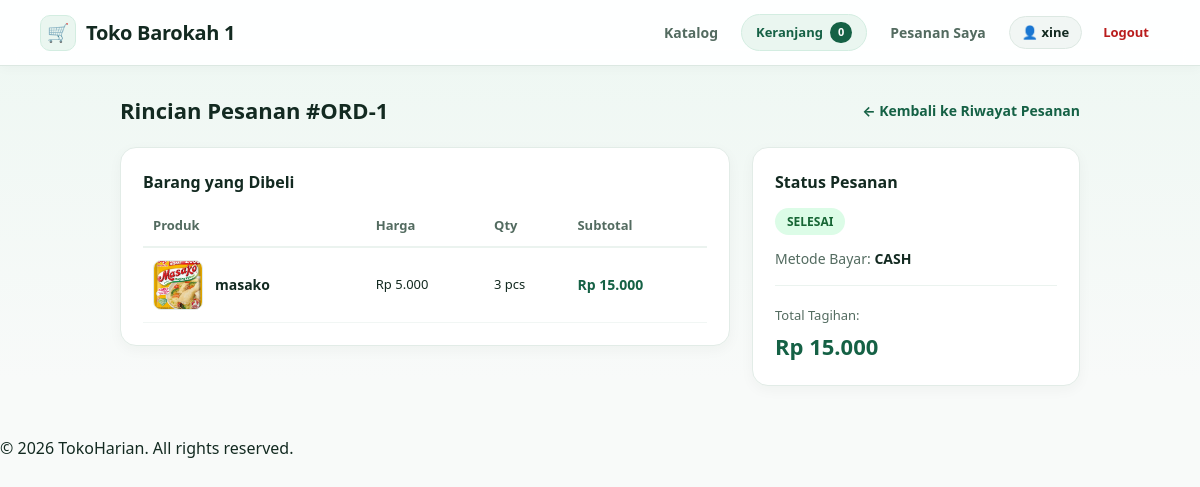
Screenshot of /pesanan_saya_detail.php?id=1 (signed in) with the database file from the repository.
### tables this page shows
CREATE TABLE `orders` (
  `id_order` int(11) NOT NULL,
  `id_user` int(11) DEFAULT NULL,
  `total_harga` int(11) NOT NULL,
  `metode_pembayaran` varchar(50) NOT NULL DEFAULT 'cash',
  `status` varchar(50) NOT NULL DEFAULT 'pending',
  `tanggal_order` timestamp NOT NULL DEFAULT current_timestamp(),
  `nama_pemesan` varchar(100) DEFAULT NULL,
  `no_hp` varchar(20) DEFAULT NULL,
  `alamat` text DEFAULT NULL,
  `total_bayar` int(11) DEFAULT NULL,
  `bukti_pembayaran` varchar(255) DEFAULT NULL
);

CREATE TABLE `order_details` (
  `id_detail` int(11) NOT NULL,
  `id_order` int(11) DEFAULT NULL,
  `id_produk` int(11) DEFAULT NULL,
  `qty` int(11) NOT NULL,
  `subtotal` int(11) NOT NULL
);

CREATE TABLE `products` (
  `id_produk` int(11) NOT NULL,
  `id_kategori` int(11) DEFAULT NULL,
  `nama_produk` varchar(150) NOT NULL,
  `barcode` varchar(50) DEFAULT NULL,
  `harga` int(11) NOT NULL,
  `stok` int(11) DEFAULT 0,
  `gambar` varchar(255) DEFAULT 'default.jpg',
  `created_at` timestamp NOT NULL DEFAULT current_timestamp()
);

### pesanan_saya_detail.php (the view, shortened to what this page needs)
<?php
require_once 'config/database.php';
$user_id  = (int)$_SESSION['user']['id_user'];
$id_order = intval($_GET['id'] ?? 0);
$query_order = "SELECT * FROM orders WHERE id_order = '$id_order' AND id_user = '$user_id'";
$res_order   = mysqli_query($conn, $query_order);
$order       = mysqli_fetch_assoc($res_order);
$query_items = "SELECT od.*, p.nama_produk, p.gambar
                FROM order_details od
                JOIN products p ON od.id_produk = p.id_produk
                WHERE od.id_order = '$id_order'";
$res_items   = mysqli_query($conn, $query_items);
$total_tampil = $order['total_bayar'] ?? $order['total_harga'] ?? 0;
include 'includes/header.php';
?>
<div style="max-width: 1000px; margin: 0 auto; padding: 28px 20px 50px;">
    <div style="display: flex; justify-content: space-between; align-items: center; margin-bottom: 20px; flex-wrap: wrap; gap: 10px;">
        <h2 style="font-size: 22px; color: #132a21;">Rincian Pesanan #ORD-<?php echo (int)$order['id_order']; ?></h2>
        <a href="pesanan_saya.php" style="text-decoration: none; color: #156145; font-weight: 700; font-size: 14px;">&larr; Kembali ke Riwayat Pesanan</a>
    </div>
    <div style="display: flex; gap: 22px; flex-wrap: wrap; align-items: start;">
        <div style="flex: 2; min-width: 300px; background: #ffffff; border: 1px solid #e2ece7; padding: 22px; border-radius: 16px; box-shadow: 0 4px 14px rgba(19, 42, 33, 0.04); overflow-x: auto;">
            <h3 style="font-size: 16px; color: #132a21; margin-bottom: 12px;">Barang yang Dibeli</h3>
            <table style="width: 100%; border-collapse: collapse;">
                <thead>
                    <tr style="border-bottom: 2px solid #ebf3ef; text-align: left; color: #536b60; font-size: 13px;">
                        <th style="padding: 10px;">Produk</th>
                        <th style="padding: 10px;">Harga</th>
                        <th style="padding: 10px;">Qty</th>
                        <th style="padding: 10px;">Subtotal</th>
                    </tr>
                </thead>
                <tbody>
                    <?php if ($res_items && mysqli_num_rows($res_items) > 0) : ?>
                        <?php while ($item = mysqli_fetch_assoc($res_items)) :
                            $harga_satuan = ($item['qty'] > 0) ? ($item['subtotal'] / $item['qty']) : 0;
                        ?>
                            <tr style="border-bottom: 1px solid #f1f6f4;">
                                <td style="padding: 12px 10px; display: flex; align-items: center; gap: 12px;">
                                    <?php if (!empty($item['gambar']) && file_exists("assets/img/" . $item['gambar'])) : ?>
                                        <img src="assets/img/<?php echo htmlspecialchars($item['gambar']); ?>" width="50" height="50" style="object-fit: cover; border-radius: 8px; border: 1px solid #e2ece7;">
                                    <?php else : ?>
                                        <div style="width: 50px; height: 50px; background: #f1f6f4; border-radius: 8px; font-size: 18px; display: flex; align-items: center; justify-content: center;">🛍️</div>
                                    <?php endif; ?>
                                    <strong style="color: #132a21; font-size: 14px;"><?php echo htmlspecialchars($item['nama_produk']); ?></strong>
                                </td>
                                <td style="padding: 12px 10px; font-size: 13px;">Rp <?php echo number_format($harga_satuan, 0, ',', '.'); ?></td>
                                <td style="padding: 12px 10px; font-size: 13px;"><?php echo (int)$item['qty']; ?> pcs</td>
                                <td style="padding: 12px 10px; font-weight: 700; color: #156145; font-size: 14px;">Rp <?php echo number_format($item['subtotal'], 0, ',', '.'); ?></td>
                            </tr>
                        <?php endwhile; ?>
                    <?php else : ?>
                        <tr>
                            <td colspan="4" style="padding: 16px; text-align: center; color: #536b60; font-size: 13px;">Rincian item tidak tersedia untuk pesanan lama ini.</td>
                        </tr>
                    <?php endif; ?>
                </tbody>
            </table>
        </div>
        <div style="flex: 1; min-width: 260px; background: #ffffff; border: 1px solid #e2ece7; padding: 22px; border-radius: 16px; box-shadow: 0 4px 14px rgba(19, 42, 33, 0.04);">
            <h3 style="font-size: 16px; color: #132a21; margin-bottom: 14px;">Status Pesanan</h3>
            <div style="margin-bottom: 16px;">
                <?php
                $st = strtolower($order['status'] ?? 'pending');
                $bg = '#fef3c7'; $col = '#92400e';
                if ($st === 'selesai') { $bg = '#dcfce7'; $col = '#166534'; }
                ?>
                <span style="background: <?php echo $bg; ?>; color: <?php echo $col; ?>; padding: 5px 12px; border-radius: 999px; font-size: 12px; font-weight: 700; text-transform: uppercase;">
                    <?php echo htmlspecialchars($order['status'] ?? 'pending'); ?>
                </span>
            </div>
            <p style="font-size: 14px; color: #536b60; margin-bottom: 8px;">
                Metode Bayar: <strong style="text-transform: uppercase; color: #132a21;"><?php echo htmlspecialchars($order['metode_pembayaran'] ?? 'COD'); ?></strong>
            </p>
            <hr style="border: 0; border-top: 1px solid #ebf3ef; margin: 16px 0;">
            <span style="color: #536b60; font-size: 13px;">Total Tagihan:</span>
            <div style="font-size: 22px; font-weight: 800; color: #156145; margin-top: 4px;">
                Rp <?php echo number_format($total_tampil, 0, ',', '.'); ?>
            </div>
        </div>
    </div>
</div>
<?php
include 'includes/footer.php';
?>

### includes/header.php (style rules this page uses)
:root { --bg-offwhite: #f8faf9; --mint-soft: #eaf6f0; --mint-mid: #d3ede1; --sage-border: #dce8e2; --sage-hover: #a7cbb9; --sage-text: #536b60; --forest-primary: #156145; --forest-dark: #104934; --ink-dark: #132a21; --white: #ffffff; }
* { box-sizing: border-box; margin: 0; padding: 0; font-family: 'Segoe UI', system-ui, -apple-system, BlinkMacSystemFont, Roboto, sans-serif; }
html { scroll-behavior: smooth; }
body { background-color: var(--bg-offwhite); background-image: linear-gradient(180deg, #edf7f2 0%, #f8faf9 380px, #f8faf9 100%); background-repeat: no-repeat; color: var(--ink-dark); min-height: 100vh; line-height: 1.5; }

### rows the page displays
orders: id_order "1", status "SELESAI", metode_pembayaran "CASH", total_tampil "15.000"
order_details: id_produk.gambar (picture), id_produk.nama_produk "masako", harga_satuan "5.000", qty "3", subtotal "15.000"

### other values shown
$cart_count "0"
